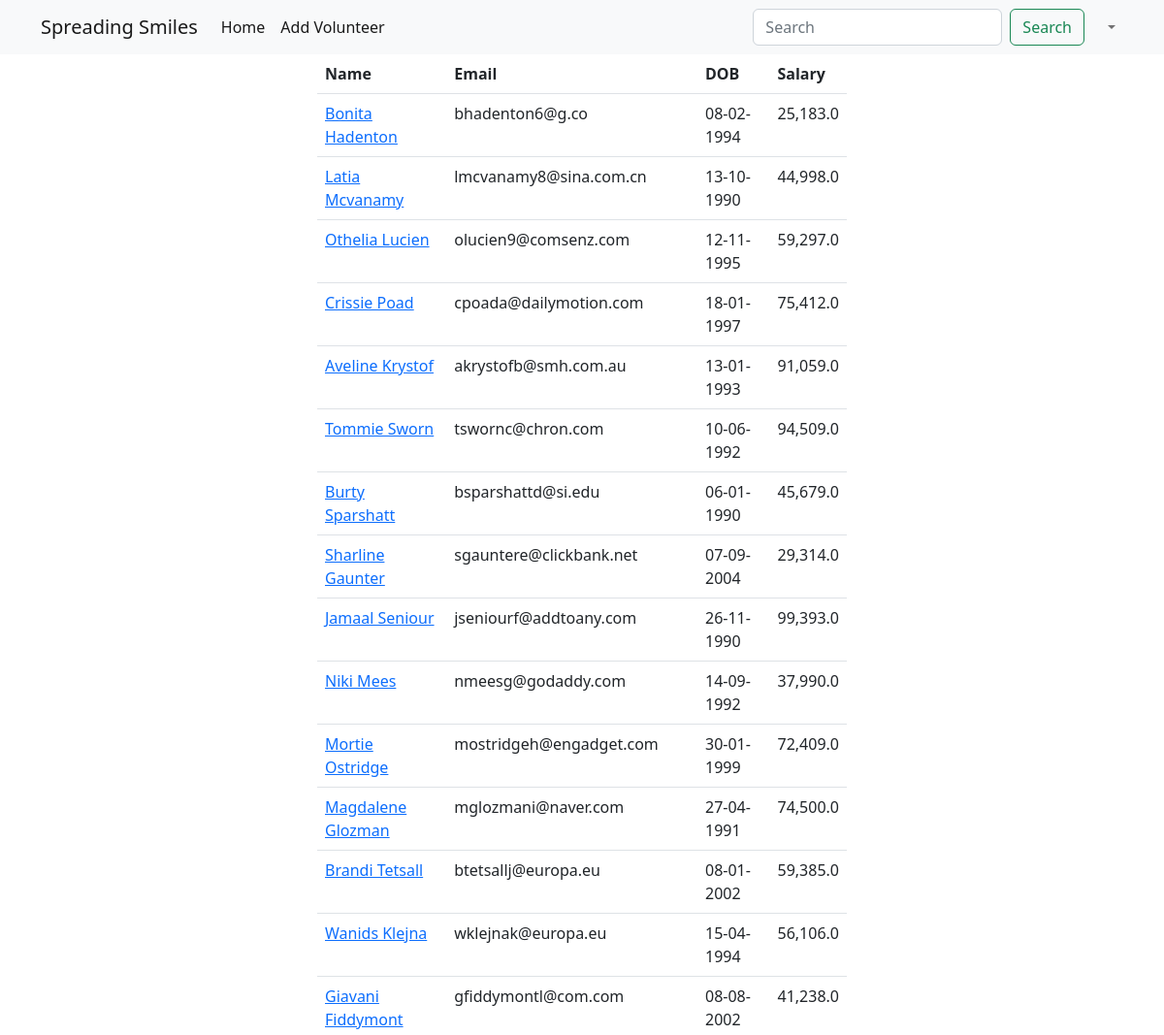
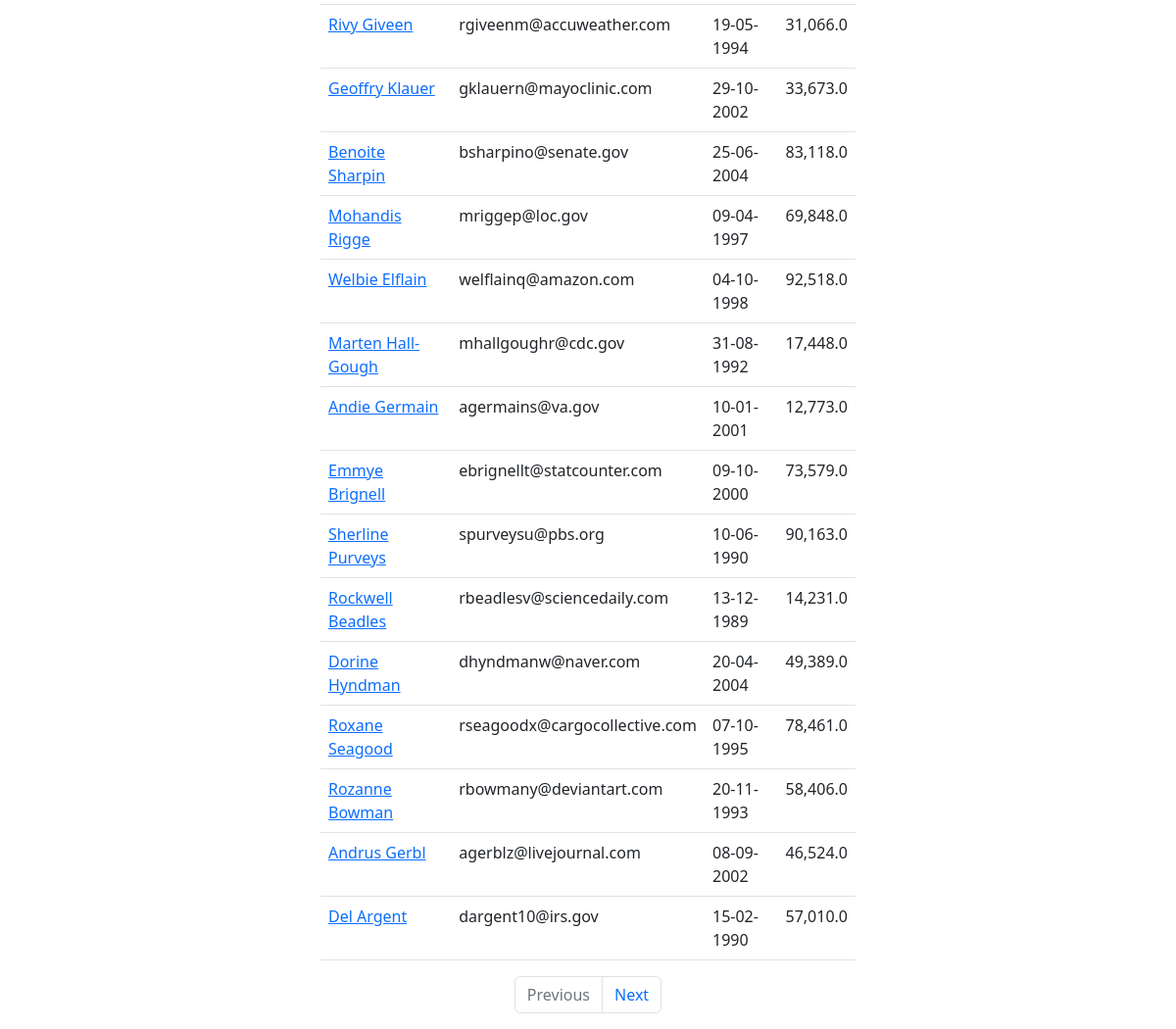
The page /employees on the database its author committed (2 pictures, top to bottom).
### main_app/models.py (models this page shows)
class Employee(models.Model):
    name = models.CharField(max_length=40)
    email = models.EmailField(unique=True)
    dob = models.DateField(null=True)
    salary = models.DecimalField(max_digits=6, decimal_places=1)#67000.58
    disabled = models.BooleanField(default= False)
    profile = models.ImageField(upload_to=unique_img_name, null=True ,default = 'employees/employee.png' )
    created_at = models.DateTimeField(auto_now_add=True, null=True)#once during creation
    updated_at = models.DateTimeField(auto_now=True, null=True)#every time an update happens

### main_app/views.py (the view)
# urls.py: path('employees', views.employee, name = "all"),
def employee(request):
    employees = Employee.objects.all()
    paginator = Paginator(employees, 30)
    page_number = request.GET.get("page")
    data = paginator.get_page(page_number)
    return render(request, "all_employees.html", {"employees": data})

### templates/all_employees.html (shortened to what this page needs)
{% extends 'base_template.html' %}
{% load humanize %}
{% block content %}
    {% include 'layouts/navbar.html' %}
    <div class="container">
        <div class="row justify-content-center">
            <div class="col-sm-6">
                <table class="table">
                    <thead>
                    <tr>
                        <th>Name</th>
                        <th>Email</th>
                        <th>DOB</th>
                        <th>Salary</th>
                    </tr>
                    </thead>
                    <tbody>
                    {% for employee in employees %}
                        <tr>
                            <td>
                                <a href="/employees/{{ employee.id }}">{{ employee.name | title }}</a>
                            </td>
                            <td>{{ employee.email }}</td>
                            <td>{{ employee.dob | date:'d-m-Y' }}</td>
                            <td>{{ employee.salary  | intcomma }}</td>
                        </tr>
                    {% endfor %}
                    </tbody>
                </table>
                <nav aria-label="Page navigation example">
                    <ul class="pagination justify-content-center">
                        {% if employees.has_previous %}
                            <li class="page-item">
                                <a class="page-link" href='?page={{ employees.previous_page_number }}'>Previous</a>
                            </li>
                        {% else %}
                            <li class="page-item disabled">
                                <a class="page-link" href='' tabindex="-1" aria-disabled="True">Previous</a>
                            </li>
                        {% endif %}
                        {% if employees.has_next %}
                            <li class="page-item">
                                <a class="page-link" href='?page={{ employees.next_page_number }}'>Next</a>
                            </li>
                        {% else %}
                            <li class="page-item disabled">
                                <a class="page-link" href='' tabindex="-1" aria-disabled="True">Next</a>
                            </li>
                        {% endif %}
                    </ul>
                </nav>
            </div>
        </div>
    </div>
{% endblock %}

### rows shown on the page
Employee: name "Bonita Hadenton", email "bhadenton6@g.co", dob "08-02-1994", salary "25,183.0"
Employee: name "Latia Mcvanamy", email "lmcvanamy8@sina.com.cn", dob "13-10-1990", salary "44,998.0"
Employee: name "Othelia Lucien", email "olucien9@comsenz.com", dob "12-11-1995", salary "59,297.0"
Employee: name "Crissie Poad", email "cpoada@dailymotion.com", dob "18-01-1997", salary "75,412.0"
Employee: name "Aveline Krystof", email "akrystofb@smh.com.au", dob "13-01-1993", salary "91,059.0"
Employee: name "Tommie Sworn", email "tswornc@chron.com", dob "10-06-1992", salary "94,509.0"
Employee: name "Burty Sparshatt", email "bsparshattd@si.edu", dob "06-01-1990", salary "45,679.0"
Employee: name "Sharline Gaunter", email "sgauntere@clickbank.net", dob "07-09-2004", salary "29,314.0"
Employee: name "Jamaal Seniour", email "jseniourf@addtoany.com", dob "26-11-1990", salary "99,393.0"
Employee: name "Niki Mees", email "nmeesg@godaddy.com", dob "14-09-1992", salary "37,990.0"
Employee: name "Mortie Ostridge", email "mostridgeh@engadget.com", dob "30-01-1999", salary "72,409.0"
Employee: name "Magdalene Glozman", email "mglozmani@naver.com", dob "27-04-1991", salary "74,500.0"
Employee: name "Brandi Tetsall", email "btetsallj@europa.eu", dob "08-01-2002", salary "59,385.0"
Employee: name "Wanids Klejna", email "wklejnak@europa.eu", dob "15-04-1994", salary "56,106.0"
Employee: name "Giavani Fiddymont", email "gfiddymontl@com.com", dob "08-08-2002", salary "41,238.0"
Employee: name "Rivy Giveen", email "rgiveenm@accuweather.com", dob "19-05-1994", salary "31,066.0"
Employee: name "Geoffry Klauer", email "gklauern@mayoclinic.com", dob "29-10-2002", salary "33,673.0"
Employee: name "Benoite Sharpin", email "bsharpino@senate.gov", dob "25-06-2004", salary "83,118.0"
Employee: name "Mohandis Rigge", email "mriggep@loc.gov", dob "09-04-1997", salary "69,848.0"
Employee: name "Welbie Elflain", email "welflainq@amazon.com", dob "04-10-1998", salary "92,518.0"
Employee: name "Marten Hall-Gough", email "mhallgoughr@cdc.gov", dob "31-08-1992", salary "17,448.0"
Employee: name "Andie Germain", email "agermains@va.gov", dob "10-01-2001", salary "12,773.0"
Employee: name "Emmye Brignell", email "ebrignellt@statcounter.com", dob "09-10-2000", salary "73,579.0"
Employee: name "Sherline Purveys", email "spurveysu@pbs.org", dob "10-06-1990", salary "90,163.0"
Employee: name "Rockwell Beadles", email "rbeadlesv@sciencedaily.com", dob "13-12-1989", salary "14,231.0"
Employee: name "Dorine Hyndman", email "dhyndmanw@naver.com", dob "20-04-2004", salary "49,389.0"
Employee: name "Roxane Seagood", email "rseagoodx@cargocollective.com", dob "07-10-1995", salary "78,461.0"
Employee: name "Rozanne Bowman", email "rbowmany@deviantart.com", dob "20-11-1993", salary "58,406.0"
Employee: name "Andrus Gerbl", email "agerblz@livejournal.com", dob "08-09-2002", salary "46,524.0"
Employee: name "Del Argent", email "dargent10@irs.gov", dob "15-02-1990", salary "57,010.0"
